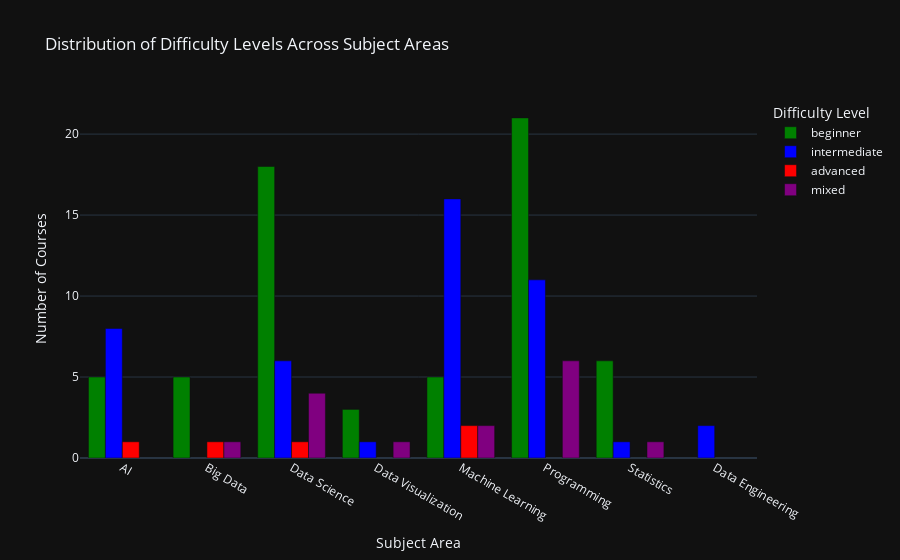

The cell this chart's notebook holds for it:
### Markdown cell above
### 2. Are there any difficulty levels (Beginner, Intermediate, Advanced, Mixed) that are underrepresented in popular subject areas?

### Code cell
summary_df = data_science_df.groupby(["subject_area", "course_difficulty"]).size().reset_index(name="count")

fig = px.bar(summary_df,
             x="subject_area",
             y="count",
             color="course_difficulty",
             title="Distribution of Difficulty Levels Across Subject Areas",
             labels={"subject_area": "Subject Area", "count": "Number of Courses",
                     "course_difficulty": "Difficulty Level"},
             category_orders={"course_difficulty": ["beginner", "intermediate", "advanced", "mixed"]},
             color_discrete_map={"beginner": "green", "intermediate": "blue", "advanced": "red", "mixed": "purple"})

fig.update_layout(barmode="group", xaxis_title="Subject Area", yaxis_title="Number of Courses")

fig.show()

### Figure 1 — Plotly figure (JSON) as saved in the notebook; plotly's stock layout.template omitted (floating-point values rounded to 4 significant figures)
{"data": [{"alignmentgroup": "True", "hovertemplate": "Difficulty Level=beginner<br>Subject Area=%{x}<br>Number of Courses=%{y}<extra></extra>", "legendgroup": "beginner", "marker": {"color": "green", "pattern": {"shape": ""}}, "name": "beginner", "offsetgroup": "beginner", "orientation": "v", "showlegend": true, "textposition": "auto", "x": ["AI", "Big Data", "Data Science", "Data Visualization", "Machine Learning", "Programming", "Statistics"], "xaxis": "x", "y": [5, 5, 18, 3, 5, 21, 6], "yaxis": "y", "type": "bar"}, {"alignmentgroup": "True", "hovertemplate": "Difficulty Level=intermediate<br>Subject Area=%{x}<br>Number of Courses=%{y}<extra></extra>", "legendgroup": "intermediate", "marker": {"color": "blue", "pattern": {"shape": ""}}, "name": "intermediate", "offsetgroup": "intermediate", "orientation": "v", "showlegend": true, "textposition": "auto", "x": ["AI", "Data Engineering", "Data Science", "Data Visualization", "Machine Learning", "Programming", "Statistics"], "xaxis": "x", "y": [8, 2, 6, 1, 16, 11, 1], "yaxis": "y", "type": "bar"}, {"alignmentgroup": "True", "hovertemplate": "Difficulty Level=advanced<br>Subject Area=%{x}<br>Number of Courses=%{y}<extra></extra>", "legendgroup": "advanced", "marker": {"color": "red", "pattern": {"shape": ""}}, "name": "advanced", "offsetgroup": "advanced", "orientation": "v", "showlegend": true, "textposition": "auto", "x": ["AI", "Big Data", "Data Science", "Machine Learning"], "xaxis": "x", "y": [1, 1, 1, 2], "yaxis": "y", "type": "bar"}, {"alignmentgroup": "True", "hovertemplate": "Difficulty Level=mixed<br>Subject Area=%{x}<br>Number of Courses=%{y}<extra></extra>", "legendgroup": "mixed", "marker": {"color": "purple", "pattern": {"shape": ""}}, "name": "mixed", "offsetgroup": "mixed", "orientation": "v", "showlegend": true, "textposition": "auto", "x": ["Big Data", "Data Science", "Data Visualization", "Machine Learning", "Programming", "Statistics"], "xaxis": "x", "y": [1, 4, 1, 2, 6, 1], "yaxis": "y", "type": "bar"}], "layout": {"xaxis": {"anchor": "y", "domain": [0.0, 1.0], "title": {"text": "Subject Area"}}, "yaxis": {"anchor": "x", "domain": [0.0, 1.0], "title": {"text": "Number of Courses"}}, "legend": {"title": {"text": "Difficulty Level"}, "tracegroupgap": 0}, "title": {"text": "Distribution of Difficulty Levels Across Subject Areas"}, "barmode": "group"}}
